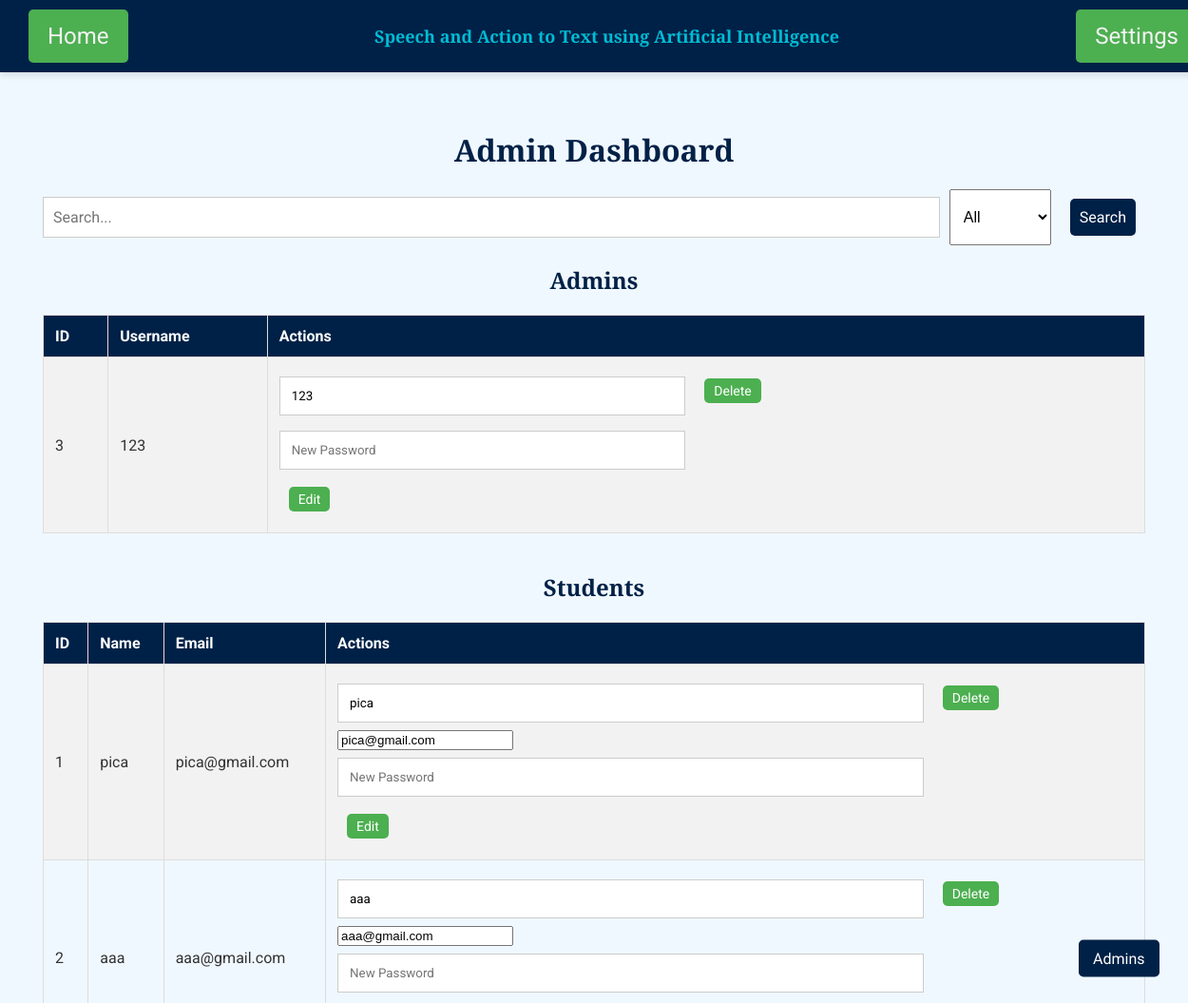
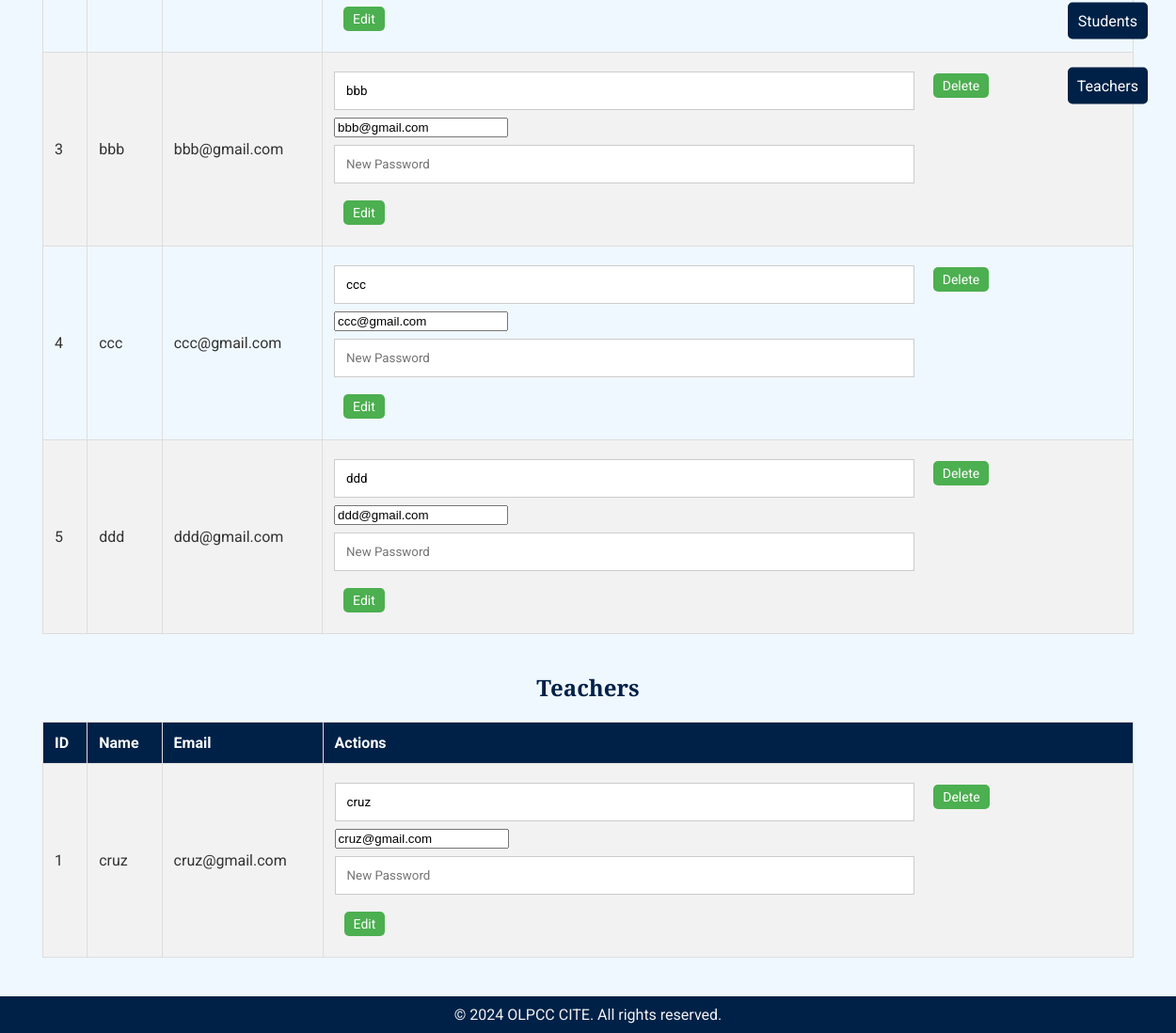
The app's page /admin/dashboard (signed in) with its own data (2 pictures, top to bottom).
### tables this page shows
CREATE TABLE admins (
                        id INTEGER PRIMARY KEY AUTOINCREMENT,
                        username TEXT UNIQUE NOT NULL,
                        password TEXT NOT NULL);

CREATE TABLE students (
                        id INTEGER PRIMARY KEY AUTOINCREMENT,
                        name TEXT NOT NULL,
                        email TEXT UNIQUE NOT NULL,
                        password TEXT NOT NULL);

CREATE TABLE teachers (
                        id INTEGER PRIMARY KEY AUTOINCREMENT,
                        name TEXT NOT NULL,
                        email TEXT UNIQUE NOT NULL,
                        password TEXT NOT NULL);

### app.py (the view)
@app.route('/admin/dashboard')
def admin_dashboard():
    if 'admin' not in session:
        return redirect(url_for('admin_login'))
    conn = sqlite3.connect('database.db')
    cursor = conn.cursor()
    cursor.execute("SELECT * FROM admins")
    admins = cursor.fetchall()
    cursor.execute("SELECT * FROM students")
    students = cursor.fetchall()
    cursor.execute("SELECT * FROM teachers")
    teachers = cursor.fetchall()
    conn.close()
    return render_template('admin_dashboard.html', admins=admins, students=students, teachers=teachers)

### templates/admin_dashboard.html (shortened to what this page needs)
{% extends "base.html" %}
{% block content %}
<!DOCTYPE html>
<html lang="en">
<head>
    <link rel="stylesheet" href="/static/styles.css">
</head>
<body>
    <div class="container">
        <h1>Admin Dashboard</h1>
        <div class="nav-links">
            <a href="#admins">Admins</a>
            <a href="#students">Students</a>
            <a href="#teachers">Teachers</a>
        </div>
        <div class="search-bar">
            <input type="text" id="search-input" placeholder="Search...">
            <select id="filter-select">
                <option value="all">All</option>
            </select>
            <button onclick="filterResults()">Search</button>
        </div>
        <div id="admins" class="section">
            <h2>Admins</h2>
            <table>
                <tr>
                    <th>ID</th>
                    <th>Username</th>
                    <th>Actions</th>
                </tr>
                {% for admin in admins %}
                <tr>
                    <td>{{ admin[0] }}</td>
                    <td>{{ admin[1] }}</td>
                    <td>
                        <div class="crud-buttons">
                            <form method="POST" action="/admin/edit/{{ admin[0] }}">
                                <input type="text" name="username" value="{{ admin[1] }}" required>
                                <input type="password" name="password" placeholder="New Password" required>
                                <button type="submit">Edit</button>
                            </form>
                            <form method="POST" action="/admin/delete/{{ admin[0] }}">
                                <button type="submit" onclick="return confirm('Are you sure you want to delete this admin?')">Delete</button>
                            </form>
                        </div>
                    </td>
                </tr>
                {% endfor %}
            </table>
        </div>
        <div id="students" class="section">
            <h2>Students</h2>
            <table>
                <tr>
                    <th>ID</th>
                    <th>Name</th>
                    <th>Email</th>
                    <th>Actions</th>
                </tr>
                {% for student in students %}
                <tr>
                    <td>{{ student[0] }}</td>
                    <td>{{ student[1] }}</td>
                    <td>{{ student[2] }}</td>
                    <td>
                        <div class="crud-buttons">
                            <form method="POST" action="/student/edit/{{ student[0] }}">
                                <input type="text" name="name" value="{{ student[1] }}" required>
                                <input type="email" name="email" value="{{ student[2] }}" required>
                                <input type="password" name="password" placeholder="New Password" required>
                                <button type="submit">Edit</button>
                            </form>
                            <form method="POST" action="/student/delete/{{ student[0] }}">
                                <button type="submit" onclick="return confirm('Are you sure you want to delete this student?')">Delete</button>
                            </form>
                        </div>
                    </td>
                </tr>
                {% endfor %}
            </table>
        </div>
        <div id="teachers" class="section">
            <h2>Teachers</h2>
            <table>
                <tr>
                    <th>ID</th>
                    <th>Name</th>
                    <th>Email</th>
                    <th>Actions</th>
                </tr>
                {% for teacher in teachers %}
                <tr>
                    <td>{{ teacher[0] }}</td>
                    <td>{{ teacher[1] }}</td>
                    <td>{{ teacher[2] }}</td>
                    <td>
                        <div class="crud-buttons">
                            <form method="POST" action="/teacher/edit/{{ teacher[0] }}">
                                <input type="text" name="name" value="{{ teacher[1] }}" required>
                                <input type="email" name="email" value="{{ teacher[2] }}" required>
                                <input type="password" name="password" placeholder="New Password" required>
                                <button type="submit">Edit</button>
                            </form>
                            <form method="POST" action="/teacher/delete/{{ teacher[0] }}">
                                <button type="submit" onclick="return confirm('Are you sure you want to delete this teacher?')">Delete</button>
                            </form>
                        </div>
                    </td>
                </tr>
                {% endfor %}
            </table>
        </div>
    </div>
</body>
</html>
{% endblock %}

### templates/base.html (shortened to what this page needs)
<!DOCTYPE html>
<html lang="en">
<head>
    <link rel="stylesheet" href="/static/styles.css">
</head>
<body>
    <div class="navbar">
        <a href="/">Home</a>
        <div class="title">Speech and Action to Text using Artificial Intelligence</div>
        <a href="/admin" class="settings-button">Settings</a>
    </div>
    <div class="content">
        {% block content %}{% endblock %}
    </div>
    <div class="footer">
        &copy; 2024 OLPCC CITE. All rights reserved.
    </div>
</body>
</html>

### static/styles.css (style rules this page uses)
body { font-family: Arial, sans-serif; text-align: center; background-color: #f9f9f9; }
h1 { margin: 20px; color: #333; }
table { margin: 20px auto; border-collapse: collapse; width: 80%; }
table, th, td { border: 1px solid #ccc; padding: 10px; }
a, button { display: inline-block; margin: 10px; padding: 10px 20px; background-color: #4CAF50; color: white; text-decoration: none; border: none; border-radius: 5px; }

### templates/base.html (style rules this page uses)
body { font-family: 'Roboto', sans-serif; background-color: #f0f8ff; color: #333; margin: 0; padding: 0; overflow-x: hidden; }
.navbar { position: -webkit-sticky; position: sticky; top: 0; width: 100%; background-color: #002147; overflow: hidden; box-shadow: 0 4px 6px rgba(0, 0, 0, 0.1); display: flex; align-items: center; padding: 0 20px; z-index: 1000; }
.navbar a { color: #f2f2f2; text-align: center; padding: 14px 20px; text-decoration: none; transition: color 0.3s, transform 0.3s; font-size: 24px; }
.navbar .title { color: #00bcd4; text-align: center; padding: 14px 20px; font-size: 18px; font-weight: bold; font-family: 'Playfair Display', serif; margin-left: auto; }
.content { padding: 20px; max-width: 1200px; margin: auto; }
h1, h2 { color: #002147; font-weight: 700; font-family: 'Playfair Display', serif; }
table { width: 100%; border-collapse: collapse; margin: 20px 0; }
table, th, td { border: 1px solid #ddd; }
th, td { padding: 12px; text-align: left; }
th { background-color: #002147; color: #fff; }
tr:nth-child(even) { background-color: #f2f2f2; }
button { background-color: #002147; color: #fff; padding: 10px 20px; border: none; cursor: pointer; transition: background-color 0.3s, color 0.3s, transform 0.3s; font-family: 'Roboto', sans-serif; }
input[type="text"], input[type="password"] { width: 100%; padding: 12px; margin: 8px 0; display: inline-block; border: 1px solid #ccc; box-sizing: border-box; font-family: 'Roboto', sans-serif; }
.footer { background-color: #002147; color: #f2f2f2; text-align: center; padding: 10px 0; position: fixed; width: 100%; bottom: 0; }
.settings-button { margin-left: auto; font-size: 18px; }

### templates/admin_dashboard.html (style rules this page uses)
body { font-family: 'Roboto', sans-serif; background-color: #f0f8ff; color: #333; margin: 0; padding: 0; }
h1, h2 { color: #002147; font-weight: 700; text-align: center; }
.container { max-width: 1200px; margin: auto; padding: 20px; }
.section { margin-bottom: 40px; }
table { width: 100%; border-collapse: collapse; margin: 20px 0; }
table, th, td { border: 1px solid #ddd; }
th, td { padding: 12px; text-align: left; }
th { background-color: #002147; color: #fff; }
tr:nth-child(even) { background-color: #f2f2f2; }
.nav-links { position: fixed; top: 50%; right: 20px; transform: translateY(-50%); display: flex; flex-direction: column; gap: 10px; }
.nav-links a { background-color: #002147; color: #fff; padding: 10px; text-decoration: none; border-radius: 5px; transition: background-color 0.3s, transform 0.3s; }
.search-bar { margin: 20px 0; display: flex; gap: 10px; justify-content: center; }
.search-bar input, .search-bar select, .search-bar button { padding: 10px; font-size: 16px; }
.search-bar button { background-color: #002147; color: #fff; border: none; cursor: pointer; transition: background-color 0.3s, transform 0.3s; }
.crud-buttons { display: flex; gap: 10px; }
.crud-buttons button { padding: 5px 10px; font-size: 14px; }

### records on screen
admins: id "3", username "123"
students: id "1", name "pica", email "pica@gmail.com"
students: id "2", name "aaa", email "aaa@gmail.com"
students: id "3", name "bbb", email "bbb@gmail.com"
students: id "4", name "ccc", email "ccc@gmail.com"
students: id "5", name "ddd", email "ddd@gmail.com"
teachers: id "1", name "cruz", email "cruz@gmail.com"
